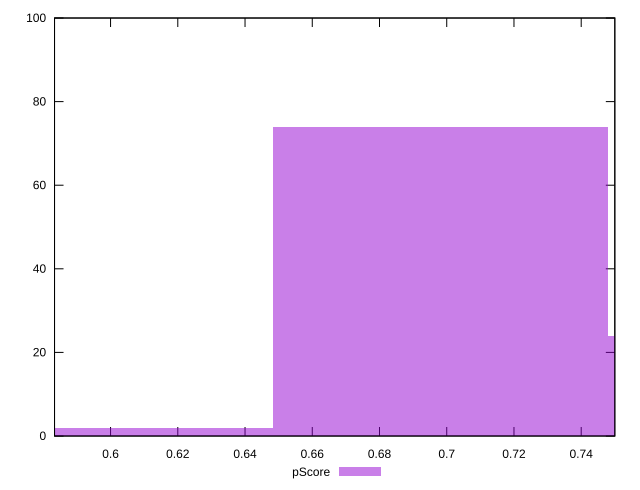

This chart was generated by the following gnuplot code:
reset

$pScore <<EOF
0.6980369746945386 74
0.7977565425080442 24
0.5983174068810331 2
EOF

set key outside below
set boxwidth 0.09971956781350552
set xrange [0.5833333333333334:0.75]
set yrange [0:100]
set trange [0:100]
set style fill transparent solid 0.5 noborder
set terminal svg size 640, 490 enhanced background rgb 'white'
set output "report_00018_2021-02-10T15-25-16.877Z/uses-webp-images/samples/pages+cached/pScore/histogram.svg"

plot $pScore title "pScore" with boxes

reset
